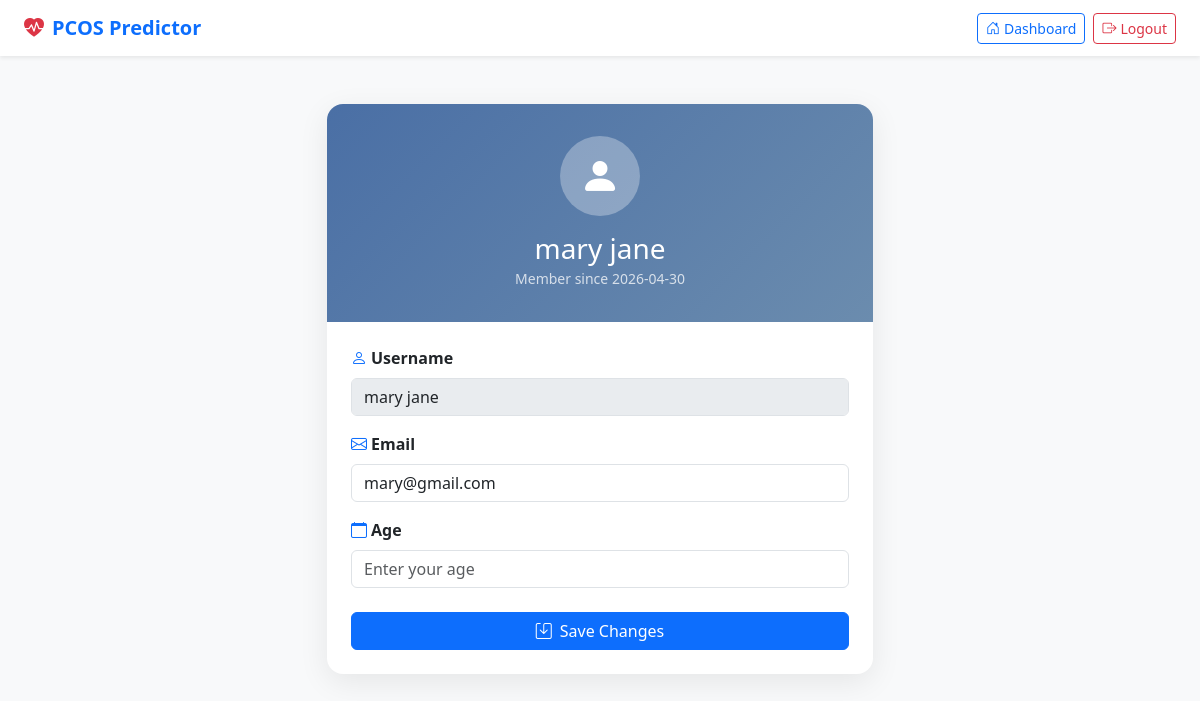
Page /profile (signed in) on the committed database.
### tables this page shows
CREATE TABLE users (
        id INTEGER PRIMARY KEY AUTOINCREMENT,
        username TEXT UNIQUE NOT NULL,
        password TEXT NOT NULL,
        email TEXT UNIQUE,
        age INTEGER,
        created_at TIMESTAMP DEFAULT CURRENT_TIMESTAMP
    );

### app.py (the view, shortened to what this page needs)
@app.route('/profile', methods=['GET', 'POST'])
def profile():
    if 'username' not in session:
        flash('Please login to access this page', 'danger')
        return redirect(url_for('login'))
    conn = get_db_connection()
    try:
        user = conn.execute('SELECT * FROM users WHERE id = ?', (session['user_id'],)).fetchone()
    finally:
        conn.close()
    return render_template('profile.html', username=session['username'], user=user)

### app.py (called while the page is built)
def get_db_connection():
    db_path = app.config['DATABASE_URL']
    conn = sqlite3.connect(db_path)
    conn.row_factory = sqlite3.Row
    return conn

@app.context_processor
def utility_processor():
    return dict(
        now=datetime.now(),
        enumerate=enumerate,
        zip=zip
    )

### templates/profile.html (shortened to what this page needs)
<!DOCTYPE html>
<html lang="en">
<head>
    <link href="https://cdn.jsdelivr.net/npm/bootstrap@5.3.0/dist/css/bootstrap.min.css" rel="stylesheet">
    <link rel="stylesheet" href="https://cdn.jsdelivr.net/npm/bootstrap-icons@1.11.3/font/bootstrap-icons.min.css">
</head>
<body>
    <nav class="navbar navbar-expand-lg navbar-light bg-white shadow-sm px-4">
        <a class="navbar-brand fw-bold text-primary" href="{{ url_for('dashboard') }}">
            <i class="bi bi-heart-pulse-fill me-2 text-danger"></i>PCOS Predictor
        </a>
        <div class="ms-auto d-flex gap-2">
            <a href="{{ url_for('dashboard') }}" class="btn btn-outline-primary btn-sm">
                <i class="bi bi-house-door me-1"></i>Dashboard
            </a>
            <a href="{{ url_for('logout') }}" class="btn btn-outline-danger btn-sm">
                <i class="bi bi-box-arrow-right me-1"></i>Logout
            </a>
        </div>
    </nav>
    <div class="container py-5">
        <div class="row justify-content-center">
            <div class="col-md-8 col-lg-6">
                <div class="profile-card card">
                    <div class="profile-header">
                        <div class="profile-avatar">
                            <i class="bi bi-person-fill"></i>
                        </div>
                        <h3 class="mb-0">{{ username }}</h3>
                        <small class="opacity-75">Member since {{ user['created_at'][:10] if user and user['created_at'] else 'N/A' }}</small>
                    </div>
                    <div class="card-body p-4">
                        <form method="POST" action="{{ url_for('profile') }}">
                            <div class="mb-3">
                                <label class="form-label fw-semibold">
                                    <i class="bi bi-person me-1 text-primary"></i>Username
                                </label>
                                <input type="text" class="form-control" value="{{ username }}" disabled>
                            </div>
                            <div class="mb-3">
                                <label class="form-label fw-semibold">
                                    <i class="bi bi-envelope me-1 text-primary"></i>Email
                                </label>
                                <input type="email" name="email" class="form-control"
                                       value="{{ user['email'] if user and user['email'] else '' }}"
                                       placeholder="Enter your email">
                            </div>
                            <div class="mb-4">
                                <label class="form-label fw-semibold">
                                    <i class="bi bi-calendar me-1 text-primary"></i>Age
                                </label>
                                <input type="number" name="age" class="form-control"
                                       value="{{ user['age'] if user and user['age'] else '' }}"
                                       placeholder="Enter your age" min="10" max="100">
                            </div>
                            <div class="d-grid">
                                <button type="submit" class="btn btn-primary">
                                    <i class="bi bi-save me-2"></i>Save Changes
                                </button>
                            </div>
                        </form>
                    </div>
                </div>
            </div>
        </div>
    </div>
</body>
</html>

### templates/profile.html (style rules this page uses)
body { background-color: #f8f9fa; font-family: 'Segoe UI', Tahoma, Geneva, Verdana, sans-serif; }
.profile-card { border: none; border-radius: 16px; box-shadow: 0 8px 30px rgba(0,0,0,0.08); }
.profile-header { background: linear-gradient(135deg, #4a6fa5, #6b8cae); color: white; border-radius: 16px 16px 0 0; padding: 2rem; text-align: center; }
.profile-avatar { width: 80px; height: 80px; border-radius: 50%; background: rgba(255,255,255,0.3); display: flex; align-items: center; justify-content: center; font-size: 2.5rem; margin: 0 auto 1rem; }

### rows in the picture
users: username "mary jane", created_at "2026-04-30", email "mary@gmail.com"
